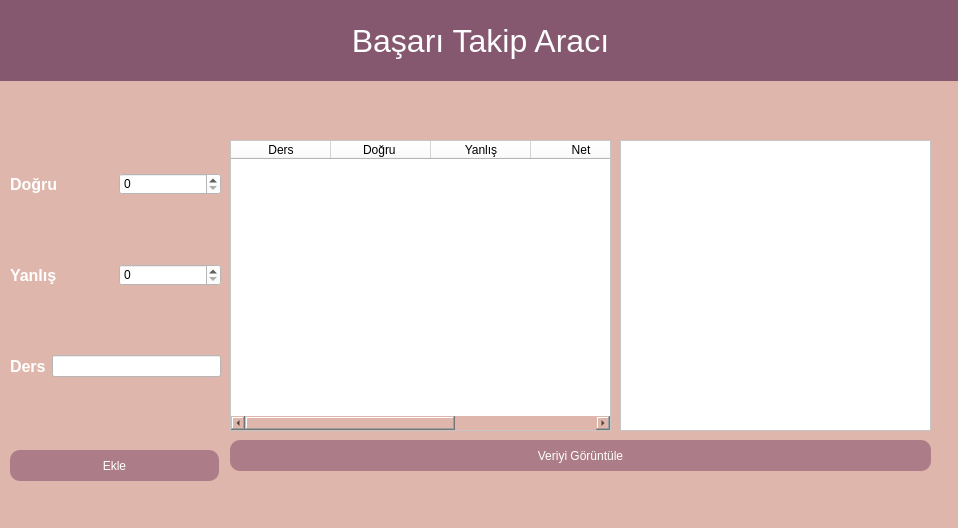
<?xml version="1.0" encoding="UTF-8"?>
<ui version="4.0">
 <class>Form</class>
 <widget class="QWidget" name="Form">
  <property name="geometry">
   <rect>
    <x>0</x>
    <y>0</y>
    <width>958</width>
    <height>528</height>
   </rect>
  </property>
  <property name="minimumSize">
   <size>
    <width>958</width>
    <height>528</height>
   </size>
  </property>
  <property name="maximumSize">
   <size>
    <width>958</width>
    <height>528</height>
   </size>
  </property>
  <property name="windowTitle">
   <string>Form</string>
  </property>
  <property name="styleSheet">
   <string notr="true">background-color:#DEB6AB;</string>
  </property>
  <widget class="QPushButton" name="addButton">
   <property name="geometry">
    <rect>
     <x>10</x>
     <y>450</y>
     <width>209</width>
     <height>31</height>
    </rect>
   </property>
   <property name="styleSheet">
    <string notr="true">border-radius:10px;
background-color:#AC7D88;
color:white;
</string>
   </property>
   <property name="text">
    <string>Ekle</string>
   </property>
  </widget>
  <widget class="QLabel" name="label">
   <property name="geometry">
    <rect>
     <x>0</x>
     <y>0</y>
     <width>961</width>
     <height>81</height>
    </rect>
   </property>
   <property name="styleSheet">
    <string notr="true">font-size : 24pt;
background : #85586F;
color:white;
</string>
   </property>
   <property name="text">
    <string>Başarı Takip Aracı</string>
   </property>
   <property name="alignment">
    <set>Qt::AlignCenter</set>
   </property>
  </widget>
  <widget class="QTableWidget" name="tableWidget">
   <property name="geometry">
    <rect>
     <x>230</x>
     <y>140</y>
     <width>381</width>
     <height>291</height>
    </rect>
   </property>
   <property name="styleSheet">
    <string notr="true">background-color: rgb(255, 255, 255);</string>
   </property>
   <column>
    <property name="text">
     <string>Ders</string>
    </property>
   </column>
   <column>
    <property name="text">
     <string>Doğru </string>
    </property>
   </column>
   <column>
    <property name="text">
     <string>Yanlış</string>
    </property>
   </column>
   <column>
    <property name="text">
     <string>Net</string>
    </property>
   </column>
   <column>
    <property name="text">
     <string>Tarih</string>
    </property>
   </column>
  </widget>
  <widget class="QPushButton" name="showData">
   <property name="geometry">
    <rect>
     <x>230</x>
     <y>440</y>
     <width>701</width>
     <height>31</height>
    </rect>
   </property>
   <property name="styleSheet">
    <string notr="true">border-radius:10px;
background-color:#AC7D88;
color:white;
</string>
   </property>
   <property name="text">
    <string>Veriyi Görüntüle</string>
   </property>
  </widget>
  <widget class="QTextEdit" name="textEdit">
   <property name="geometry">
    <rect>
     <x>620</x>
     <y>140</y>
     <width>311</width>
     <height>291</height>
    </rect>
   </property>
   <property name="styleSheet">
    <string notr="true">background-color: rgb(255, 255, 255);</string>
   </property>
  </widget>
  <widget class="QWidget" name="layoutWidget">
   <property name="geometry">
    <rect>
     <x>10</x>
     <y>110</y>
     <width>211</width>
     <height>331</height>
    </rect>
   </property>
   <layout class="QVBoxLayout" name="verticalLayout">
    <item>
     <layout class="QHBoxLayout" name="horizontalLayout">
      <item>
       <widget class="QLabel" name="label_2">
        <property name="font">
         <font>
          <pointsize>12</pointsize>
          <weight>75</weight>
          <bold>true</bold>
         </font>
        </property>
        <property name="styleSheet">
         <string notr="true">color:white;
</string>
        </property>
        <property name="text">
         <string>Doğru</string>
        </property>
       </widget>
      </item>
      <item>
       <widget class="QSpinBox" name="spinTrue">
        <property name="styleSheet">
         <string notr="true">background-color: rgb(255, 255, 255);</string>
        </property>
       </widget>
      </item>
     </layout>
    </item>
    <item>
     <layout class="QHBoxLayout" name="horizontalLayout_2">
      <item>
       <widget class="QLabel" name="label_3">
        <property name="font">
         <font>
          <pointsize>12</pointsize>
          <weight>75</weight>
          <bold>true</bold>
         </font>
        </property>
        <property name="styleSheet">
         <string notr="true">color:white;
</string>
        </property>
        <property name="text">
         <string>Yanlış</string>
        </property>
       </widget>
      </item>
      <item>
       <widget class="QSpinBox" name="spinFalse">
        <property name="styleSheet">
         <string notr="true">background-color: rgb(255, 255, 255);</string>
        </property>
       </widget>
      </item>
     </layout>
    </item>
    <item>
     <layout class="QHBoxLayout" name="horizontalLayout_4">
      <item>
       <widget class="QLabel" name="label_5">
        <property name="font">
         <font>
          <pointsize>12</pointsize>
          <weight>75</weight>
          <bold>true</bold>
         </font>
        </property>
        <property name="styleSheet">
         <string notr="true">color:white;
</string>
        </property>
        <property name="text">
         <string>Ders</string>
        </property>
       </widget>
      </item>
      <item>
       <widget class="QLineEdit" name="lineSubject">
        <property name="styleSheet">
         <string notr="true">background-color: rgb(255, 255, 255);</string>
        </property>
       </widget>
      </item>
     </layout>
    </item>
   </layout>
  </widget>
 </widget>
 <resources/>
 <connections/>
</ui>
